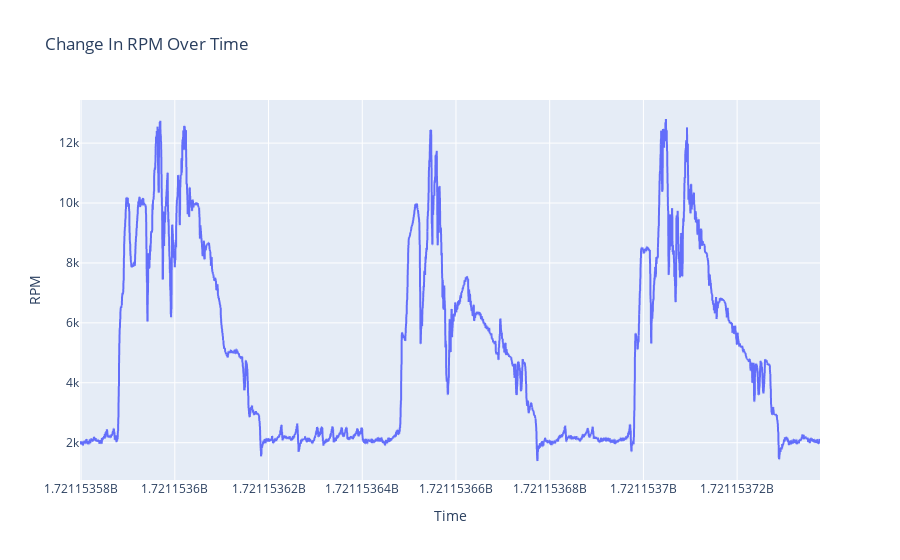
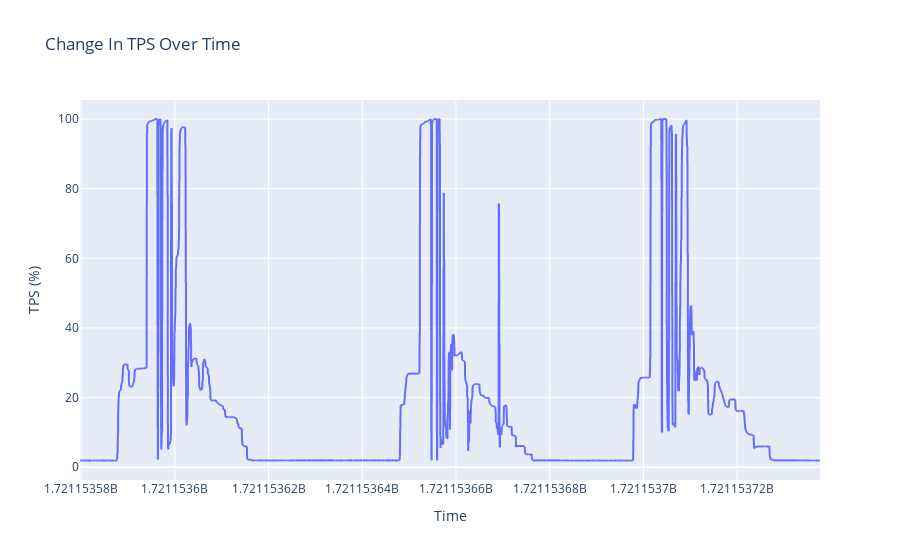

The notebook cell saved with these charts, in order:
### Code cell
fig = px.line(df, x='timestamp', y='RPM', title='Change In RPM Over Time')
fig_2 = px.line(df, x='timestamp', y='TPS', title='Change In TPS Over Time')
fig.update_layout(xaxis_title="Time", yaxis_title="RPM")
fig_2.update_layout(xaxis_title="Time", yaxis_title="TPS (%)")
fig.show()
fig_2.show()

### Figure 1 — Plotly figure (JSON) as saved in the notebook; plotly's stock layout.template omitted (floating-point values rounded to 4 significant figures; data arrays with more than 128 entries replaced by an {"elided": "..."} marker saying what was removed)
{"data": [{"hovertemplate": "timestamp=%{x}<br>RPM=%{y}<extra></extra>", "legendgroup": "", "line": {"color": "#636efa", "dash": "solid"}, "marker": {"symbol": "circle"}, "mode": "lines", "name": "", "showlegend": false, "type": "scattergl", "x": {"elided": "14372 float values"}, "xaxis": "x", "y": {"elided": "14372 float values"}, "yaxis": "y"}], "layout": {"legend": {"tracegroupgap": 0}, "title": {"text": "Change In RPM Over Time"}, "xaxis": {"anchor": "y", "domain": [0, 1], "title": {"text": "Time"}}, "yaxis": {"anchor": "x", "domain": [0, 1], "title": {"text": "RPM"}}}}

### Figure 2 — Plotly figure (JSON) as saved in the notebook; plotly's stock layout.template omitted (floating-point values rounded to 4 significant figures; data arrays with more than 128 entries replaced by an {"elided": "..."} marker saying what was removed)
{"data": [{"hovertemplate": "timestamp=%{x}<br>TPS=%{y}<extra></extra>", "legendgroup": "", "line": {"color": "#636efa", "dash": "solid"}, "marker": {"symbol": "circle"}, "mode": "lines", "name": "", "showlegend": false, "type": "scattergl", "x": {"elided": "14372 float values"}, "xaxis": "x", "y": {"elided": "14372 float values"}, "yaxis": "y"}], "layout": {"legend": {"tracegroupgap": 0}, "title": {"text": "Change In TPS Over Time"}, "xaxis": {"anchor": "y", "domain": [0, 1], "title": {"text": "Time"}}, "yaxis": {"anchor": "x", "domain": [0, 1], "title": {"text": "TPS (%)"}}}}
